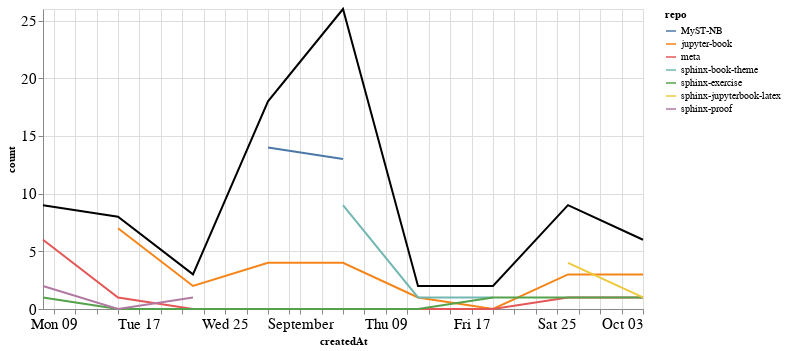

Notebook source saved alongside this figure:
### Markdown cell above
### Comments

### Code cell
comments_time = comments.groupby('repo').resample('W', on='createdAt').count()['author'].reset_index()
comments_time = comments_time.rename(columns={'author': 'count'})
comments_time_total = comments_time.groupby('createdAt').agg({"count": "sum"}).reset_index()
ch1 = alt.Chart(comments_time, width=600).mark_line().encode(
    x='createdAt',
    y='count',
    color='repo',
    tooltip="repo"
)

ch2 = alt.Chart(comments_time_total, width=600).mark_line(color="black").encode(
    x='createdAt',
    y='count',
)

ch1 + ch2

### Figure 1 — Vega-Lite specification as saved in the notebook (floating-point values rounded to 4 significant figures)
{"config": {"axisLeft": {"labelFontSize": 15}, "axisBottom": {"labelFontSize": 15}}, "layer": [{"data": {"name": "data-5a4043bb659ccf9c2e5b09ff642bc084"}, "mark": "line", "encoding": {"color": {"type": "nominal", "field": "repo"}, "tooltip": {"type": "nominal", "field": "repo"}, "x": {"type": "temporal", "field": "createdAt"}, "y": {"type": "quantitative", "field": "count"}}, "width": 600}, {"data": {"name": "data-c7ba63c776d1d7a8073fd6017371216e"}, "mark": {"type": "line", "color": "black"}, "encoding": {"x": {"type": "temporal", "field": "createdAt"}, "y": {"type": "quantitative", "field": "count"}}, "width": 600}], "$schema": "https://vega.github.io/schema/vega-lite/v4.8.1.json", "datasets": {"data-5a4043bb659ccf9c2e5b09ff642bc084": [{"repo": "MyST-NB", "createdAt": "2021-08-29T00:00:00", "count": 14}, {"repo": "MyST-NB", "createdAt": "2021-09-05T00:00:00", "count": 13}, {"repo": "jupyter-book", "createdAt": "2021-08-15T00:00:00", "count": 7}, {"repo": "jupyter-book", "createdAt": "2021-08-22T00:00:00", "count": 2}, {"repo": "jupyter-book", "createdAt": "2021-08-29T00:00:00", "count": 4}, {"repo": "jupyter-book", "createdAt": "2021-09-05T00:00:00", "count": 4}, {"repo": "jupyter-book", "createdAt": "2021-09-12T00:00:00", "count": 1}, {"repo": "jupyter-book", "createdAt": "2021-09-19T00:00:00", "count": 0}, {"repo": "jupyter-book", "createdAt": "2021-09-26T00:00:00", "count": 3}, {"repo": "jupyter-book", "createdAt": "2021-10-03T00:00:00", "count": 3}, {"repo": "meta", "createdAt": "2021-08-08T00:00:00", "count": 6}, {"repo": "meta", "createdAt": "2021-08-15T00:00:00", "count": 1}, {"repo": "meta", "createdAt": "2021-08-22T00:00:00", "count": 0}, {"repo": "meta", "createdAt": "2021-08-29T00:00:00", "count": 0}, {"repo": "meta", "createdAt": "2021-09-05T00:00:00", "count": 0}, {"repo": "meta", "createdAt": "2021-09-12T00:00:00", "count": 0}, {"repo": "meta", "createdAt": "2021-09-19T00:00:00", "count": 0}, {"repo": "meta", "createdAt": "2021-09-26T00:00:00", "count": 1}, {"repo": "meta", "createdAt": "2021-10-03T00:00:00", "count": 1}, {"repo": "sphinx-book-theme", "createdAt": "2021-09-05T00:00:00", "count": 9}, {"repo": "sphinx-book-theme", "createdAt": "2021-09-12T00:00:00", "count": 1}, {"repo": "sphinx-book-theme", "createdAt": "2021-09-19T00:00:00", "count": 1}, {"repo": "sphinx-exercise", "createdAt": "2021-08-08T00:00:00", "count": 1}, {"repo": "sphinx-exercise", "createdAt": "2021-08-15T00:00:00", "count": 0}, {"repo": "sphinx-exercise", "createdAt": "2021-08-22T00:00:00", "count": 0}, {"repo": "sphinx-exercise", "createdAt": "2021-08-29T00:00:00", "count": 0}, {"repo": "sphinx-exercise", "createdAt": "2021-09-05T00:00:00", "count": 0}, {"repo": "sphinx-exercise", "createdAt": "2021-09-12T00:00:00", "count": 0}, {"repo": "sphinx-exercise", "createdAt": "2021-09-19T00:00:00", "count": 1}, {"repo": "sphinx-exercise", "createdAt": "2021-09-26T00:00:00", "count": 1}, {"repo": "sphinx-exercise", "createdAt": "2021-10-03T00:00:00", "count": 1}, {"repo": "sphinx-jupyterbook-latex", "createdAt": "2021-09-26T00:00:00", "count": 4}, {"repo": "sphinx-jupyterbook-latex", "createdAt": "2021-10-03T00:00:00", "count": 1}, {"repo": "sphinx-proof", "createdAt": "2021-08-08T00:00:00", "count": 2}, {"repo": "sphinx-proof", "createdAt": "2021-08-15T00:00:00", "count": 0}, {"repo": "sphinx-proof", "createdAt": "2021-08-22T00:00:00", "count": 1}], "data-c7ba63c776d1d7a8073fd6017371216e": [{"createdAt": "2021-08-08T00:00:00", "count": 9}, {"createdAt": "2021-08-15T00:00:00", "count": 8}, {"createdAt": "2021-08-22T00:00:00", "count": 3}, {"createdAt": "2021-08-29T00:00:00", "count": 18}, {"createdAt": "2021-09-05T00:00:00", "count": 26}, {"createdAt": "2021-09-12T00:00:00", "count": 2}, {"createdAt": "2021-09-19T00:00:00", "count": 2}, {"createdAt": "2021-09-26T00:00:00", "count": 9}, {"createdAt": "2021-10-03T00:00:00", "count": 6}]}}
